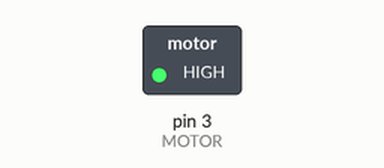
This sketch was run on a simulated Arduino Uno, built with avr-gcc and run on an emulated ATmega328P. Shown: switched loads named in the sketch (green lamp = pin HIGH).

Above: at 0.1 s.
Timing chart, 0 to 1.6 s (numbered marks = the images above):
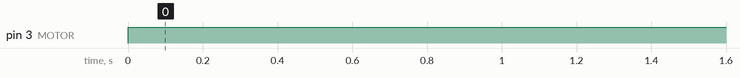

Measured:
- by itself, pin 3 (MOTOR): LOW → HIGH at 0.00 s

The sketch:

Exemplo-14-Motor-DC.ino
```cpp
/*
Liga o motor DC
*/

#define  MOTOR 3

void setup() {
  pinMode(MOTOR , OUTPUT);
}

void loop() {
    analogWrite( MOTOR, 255);
}
```
